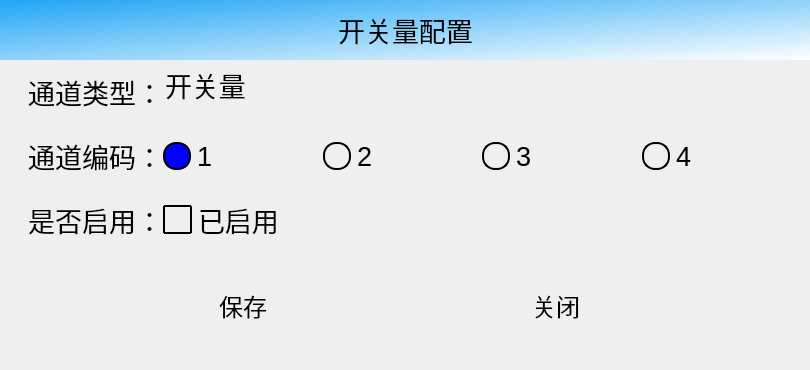
<?xml version="1.0" encoding="UTF-8"?>
<ui version="4.0">
 <class>DialogSetupSwitch</class>
 <widget class="QDialog" name="DialogSetupSwitch">
  <property name="enabled">
   <bool>true</bool>
  </property>
  <property name="geometry">
   <rect>
    <x>0</x>
    <y>0</y>
    <width>810</width>
    <height>370</height>
   </rect>
  </property>
  <property name="minimumSize">
   <size>
    <width>810</width>
    <height>370</height>
   </size>
  </property>
  <property name="maximumSize">
   <size>
    <width>810</width>
    <height>370</height>
   </size>
  </property>
  <property name="windowTitle">
   <string>Dialog</string>
  </property>
  <widget class="QWidget" name="verticalLayoutWidget">
   <property name="geometry">
    <rect>
     <x>0</x>
     <y>0</y>
     <width>811</width>
     <height>371</height>
    </rect>
   </property>
   <layout class="QVBoxLayout" name="verticalLayout_3" stretch="0,0">
    <property name="spacing">
     <number>0</number>
    </property>
    <property name="topMargin">
     <number>0</number>
    </property>
    <item>
     <widget class="QLabel" name="labelSwitch">
      <property name="minimumSize">
       <size>
        <width>0</width>
        <height>60</height>
       </size>
      </property>
      <property name="maximumSize">
       <size>
        <width>16777215</width>
        <height>60</height>
       </size>
      </property>
      <property name="font">
       <font>
        <pointsize>20</pointsize>
       </font>
      </property>
      <property name="focusPolicy">
       <enum>Qt::NoFocus</enum>
      </property>
      <property name="styleSheet">
       <string notr="true">color: black;
background-color:  qlineargradient(spread:pad, x1:0, y1:0, x2:1, y2:1, stop:0 #20A5F5, stop:1 #FFFFFF);</string>
      </property>
      <property name="frameShape">
       <enum>QFrame::NoFrame</enum>
      </property>
      <property name="frameShadow">
       <enum>QFrame::Plain</enum>
      </property>
      <property name="lineWidth">
       <number>1</number>
      </property>
      <property name="text">
       <string>开关量配置</string>
      </property>
      <property name="alignment">
       <set>Qt::AlignCenter</set>
      </property>
      <property name="margin">
       <number>0</number>
      </property>
     </widget>
    </item>
    <item>
     <layout class="QHBoxLayout" name="hLayoutMain" stretch="1,0">
      <property name="spacing">
       <number>0</number>
      </property>
      <property name="leftMargin">
       <number>0</number>
      </property>
      <property name="topMargin">
       <number>0</number>
      </property>
      <property name="rightMargin">
       <number>0</number>
      </property>
      <property name="bottomMargin">
       <number>0</number>
      </property>
      <item>
       <layout class="QVBoxLayout" name="verticalLayout" stretch="0">
        <property name="spacing">
         <number>0</number>
        </property>
        <property name="leftMargin">
         <number>0</number>
        </property>
        <property name="topMargin">
         <number>0</number>
        </property>
        <property name="rightMargin">
         <number>0</number>
        </property>
        <property name="bottomMargin">
         <number>0</number>
        </property>
        <item>
         <widget class="QFrame" name="frame_4">
          <property name="minimumSize">
           <size>
            <width>0</width>
            <height>40</height>
           </size>
          </property>
          <property name="maximumSize">
           <size>
            <width>16777215</width>
            <height>600</height>
           </size>
          </property>
          <property name="styleSheet">
           <string notr="true">background-color: transparent;color:white;</string>
          </property>
          <property name="frameShape">
           <enum>QFrame::NoFrame</enum>
          </property>
          <property name="frameShadow">
           <enum>QFrame::Raised</enum>
          </property>
          <widget class="QWidget" name="layoutWidget">
           <property name="geometry">
            <rect>
             <x>0</x>
             <y>0</y>
             <width>801</width>
             <height>194</height>
            </rect>
           </property>
           <layout class="QGridLayout" name="gridLayout_2" rowstretch="1,1,1,1" columnstretch="0,0,0">
            <property name="leftMargin">
             <number>28</number>
            </property>
            <property name="topMargin">
             <number>0</number>
            </property>
            <property name="bottomMargin">
             <number>0</number>
            </property>
            <property name="spacing">
             <number>0</number>
            </property>
            <item row="0" column="0">
             <widget class="QLabel" name="labelComType_2">
              <property name="font">
               <font>
                <pointsize>20</pointsize>
               </font>
              </property>
              <property name="styleSheet">
               <string notr="true">background-color: transparent;color:black;</string>
              </property>
              <property name="text">
               <string>通道类型：</string>
              </property>
              <property name="alignment">
               <set>Qt::AlignRight|Qt::AlignTrailing|Qt::AlignVCenter</set>
              </property>
             </widget>
            </item>
            <item row="1" column="0">
             <widget class="QLabel" name="label_2">
              <property name="minimumSize">
               <size>
                <width>0</width>
                <height>64</height>
               </size>
              </property>
              <property name="font">
               <font>
                <pointsize>20</pointsize>
               </font>
              </property>
              <property name="styleSheet">
               <string notr="true">background-color: transparent;color:black;</string>
              </property>
              <property name="text">
               <string>通道编码：</string>
              </property>
              <property name="alignment">
               <set>Qt::AlignRight|Qt::AlignTrailing|Qt::AlignVCenter</set>
              </property>
             </widget>
            </item>
            <item row="1" column="2">
             <layout class="QHBoxLayout" name="horizontalLayout" stretch="1,1,1,1">
              <property name="spacing">
               <number>0</number>
              </property>
              <item>
               <widget class="QRadioButton" name="rbPort1">
                <property name="font">
                 <font>
                  <pointsize>20</pointsize>
                 </font>
                </property>
                <property name="styleSheet">
                 <string notr="true">QRadioButton::indicator {
      width: 24px;
      height: 24px;
      border-width:2px; 
}

QRadioButton::indicator::unchecked {   
      background-color:       transparent;
      border:                 2px solid black;
      border-radius:          13px !important; 
}

QRadioButton::indicator::checked {    
      background-color:      blue;
      border:                 2px solid black;
      border-radius:          13px !important; 
}
 
QRadioButton{
background-color: transparent;
color:black;
}</string>
                </property>
                <property name="text">
                 <string>1</string>
                </property>
                <property name="checked">
                 <bool>true</bool>
                </property>
                <attribute name="buttonGroup">
                 <string notr="true">buttonGroup</string>
                </attribute>
               </widget>
              </item>
              <item>
               <widget class="QRadioButton" name="rbPort2">
                <property name="font">
                 <font>
                  <pointsize>20</pointsize>
                 </font>
                </property>
                <property name="styleSheet">
                 <string notr="true">QRadioButton::indicator {
      width: 24px;
      height: 24px;
      border-width:2px; 
}

QRadioButton::indicator::unchecked {   
      background-color:       transparent;
      border:                 2px solid black;
      border-radius:          13px !important; 
}

QRadioButton::indicator::checked {    
      background-color:      blue;
      border:                 2px solid black;
      border-radius:          13px !important; 
}
 
QRadioButton{
background-color: transparent;
color:black;
}</string>
                </property>
                <property name="text">
                 <string>2</string>
                </property>
                <attribute name="buttonGroup">
                 <string notr="true">buttonGroup</string>
                </attribute>
               </widget>
              </item>
              <item>
               <widget class="QRadioButton" name="rbPort3">
                <property name="font">
                 <font>
                  <pointsize>20</pointsize>
                 </font>
                </property>
                <property name="styleSheet">
                 <string notr="true">QRadioButton::indicator {
      width: 24px;
      height: 24px;
      border-width:2px; 
}

QRadioButton::indicator::unchecked {   
      background-color:       transparent;
      border:                 2px solid black;
      border-radius:          13px !important; 
}

QRadioButton::indicator::checked {    
      background-color:      blue;
      border:                 2px solid black;
      border-radius:          13px !important; 
}
 
QRadioButton{
background-color: transparent;
color:black;
}</string>
                </property>
                <property name="text">
                 <string>3</string>
                </property>
                <attribute name="buttonGroup">
                 <string notr="true">buttonGroup</string>
                </attribute>
               </widget>
              </item>
              <item>
               <widget class="QRadioButton" name="rbPort4">
                <property name="font">
                 <font>
                  <pointsize>20</pointsize>
                 </font>
                </property>
                <property name="styleSheet">
                 <string notr="true">QRadioButton::indicator {
      width: 24px;
      height: 24px;
      border-width:2px; 
}

QRadioButton::indicator::unchecked {   
      background-color:       transparent;
      border:                 2px solid black;
      border-radius:          13px !important; 
}

QRadioButton::indicator::checked {    
      background-color:      blue;
      border:                 2px solid black;
      border-radius:          13px !important; 
}
 
QRadioButton{
background-color: transparent;
color:black;
}</string>
                </property>
                <property name="text">
                 <string>4</string>
                </property>
                <attribute name="buttonGroup">
                 <string notr="true">buttonGroup</string>
                </attribute>
               </widget>
              </item>
             </layout>
            </item>
            <item row="0" column="2">
             <widget class="QLineEdit" name="comType">
              <property name="enabled">
               <bool>true</bool>
              </property>
              <property name="minimumSize">
               <size>
                <width>0</width>
                <height>64</height>
               </size>
              </property>
              <property name="maximumSize">
               <size>
                <width>16777215</width>
                <height>64</height>
               </size>
              </property>
              <property name="font">
               <font>
                <pointsize>20</pointsize>
               </font>
              </property>
              <property name="autoFillBackground">
               <bool>false</bool>
              </property>
              <property name="styleSheet">
               <string notr="true">background-color: transparent;
color: black;
border-width:0;
border-style:outset;</string>
              </property>
              <property name="text">
               <string>开关量</string>
              </property>
              <property name="echoMode">
               <enum>QLineEdit::Normal</enum>
              </property>
              <property name="readOnly">
               <bool>true</bool>
              </property>
             </widget>
            </item>
            <item row="2" column="2">
             <widget class="QCheckBox" name="checkBoxPortEnabled">
              <property name="font">
               <font>
                <pointsize>20</pointsize>
               </font>
              </property>
              <property name="styleSheet">
               <string notr="true">QCheckBox::indicator {
      width: 25px;
      height: 25px; 
      border:  2px solid black;
      border-radius:          1px; 
}

QCheckBox::indicator::checked {    
     image: url(:/Images/checked.png);       
}

QCheckBox{
      background-color: transparent;
      color:black;
}
</string>
              </property>
              <property name="text">
               <string>已启用</string>
              </property>
              <property name="checked">
               <bool>true</bool>
              </property>
              <property name="autoRepeat">
               <bool>false</bool>
              </property>
             </widget>
            </item>
            <item row="2" column="0">
             <widget class="QLabel" name="label">
              <property name="minimumSize">
               <size>
                <width>0</width>
                <height>64</height>
               </size>
              </property>
              <property name="font">
               <font>
                <pointsize>20</pointsize>
               </font>
              </property>
              <property name="styleSheet">
               <string notr="true">background-color: transparent;color:black;</string>
              </property>
              <property name="text">
               <string>是否启用：</string>
              </property>
              <property name="alignment">
               <set>Qt::AlignRight|Qt::AlignTrailing|Qt::AlignVCenter</set>
              </property>
             </widget>
            </item>
           </layout>
          </widget>
          <widget class="QWidget" name="horizontalLayoutWidget">
           <property name="geometry">
            <rect>
             <x>0</x>
             <y>190</y>
             <width>801</width>
             <height>111</height>
            </rect>
           </property>
           <layout class="QHBoxLayout" name="horizontalLayout_2">
            <item>
             <widget class="QToolButton" name="btnSave">
              <property name="minimumSize">
               <size>
                <width>128</width>
                <height>90</height>
               </size>
              </property>
              <property name="font">
               <font>
                <pointsize>18</pointsize>
               </font>
              </property>
              <property name="focusPolicy">
               <enum>Qt::NoFocus</enum>
              </property>
              <property name="styleSheet">
               <string notr="true">background: rgba(255,255,255,0); 
color: black;</string>
              </property>
              <property name="text">
               <string>保存</string>
              </property>
              <property name="icon">
               <iconset resource="Images.qrc">
                <normaloff>:/Images/save_64.png</normaloff>:/Images/save_64.png</iconset>
              </property>
              <property name="iconSize">
               <size>
                <width>64</width>
                <height>64</height>
               </size>
              </property>
              <property name="toolButtonStyle">
               <enum>Qt::ToolButtonTextUnderIcon</enum>
              </property>
              <property name="autoRaise">
               <bool>true</bool>
              </property>
             </widget>
            </item>
            <item>
             <widget class="QToolButton" name="btnClose">
              <property name="minimumSize">
               <size>
                <width>128</width>
                <height>90</height>
               </size>
              </property>
              <property name="font">
               <font>
                <pointsize>18</pointsize>
               </font>
              </property>
              <property name="focusPolicy">
               <enum>Qt::NoFocus</enum>
              </property>
              <property name="styleSheet">
               <string notr="true">background: rgba(255,255,255,0);
color: black;</string>
              </property>
              <property name="text">
               <string>关闭</string>
              </property>
              <property name="icon">
               <iconset resource="Images.qrc">
                <normaloff>:/Images/cancel_64.png</normaloff>:/Images/cancel_64.png</iconset>
              </property>
              <property name="iconSize">
               <size>
                <width>64</width>
                <height>64</height>
               </size>
              </property>
              <property name="toolButtonStyle">
               <enum>Qt::ToolButtonTextUnderIcon</enum>
              </property>
              <property name="autoRaise">
               <bool>true</bool>
              </property>
             </widget>
            </item>
           </layout>
          </widget>
         </widget>
        </item>
       </layout>
      </item>
      <item>
       <widget class="QFrame" name="frame_3">
        <property name="minimumSize">
         <size>
          <width>1</width>
          <height>0</height>
         </size>
        </property>
        <property name="maximumSize">
         <size>
          <width>1</width>
          <height>16777215</height>
         </size>
        </property>
        <property name="styleSheet">
         <string notr="true">background-color: #fffde4;
color:white;</string>
        </property>
        <property name="frameShape">
         <enum>QFrame::NoFrame</enum>
        </property>
        <property name="frameShadow">
         <enum>QFrame::Raised</enum>
        </property>
       </widget>
      </item>
     </layout>
    </item>
   </layout>
  </widget>
 </widget>
 <resources>
  <include location="Images.qrc"/>
 </resources>
 <connections/>
 <buttongroups>
  <buttongroup name="buttonGroup"/>
  <buttongroup name="buttonGroup_2"/>
 </buttongroups>
</ui>
